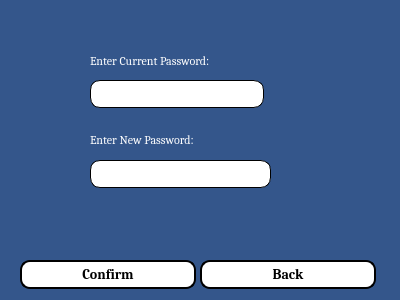
<?xml version="1.0" encoding="UTF-8"?>
<ui version="4.0">
 <class>changepword</class>
 <widget class="QDialog" name="changepword">
  <property name="geometry">
   <rect>
    <x>0</x>
    <y>0</y>
    <width>400</width>
    <height>300</height>
   </rect>
  </property>
  <property name="windowTitle">
   <string>Change Password</string>
  </property>
  <property name="styleSheet">
   <string notr="true">*{
font-family:cambria;
}
QWidget{
background-color:#34568B;
}
QPushButton{
  background-color: white;
    border-style: outset;
    border-width: 2px;
    border-radius: 10px;
    color:black;
    font: bold 14px;
    min-width: 10em;
    padding: 6px;
}
QLineEdit{
  background-color: white;
    border-style: outset;
    border-width: 1px;
    border-radius: 10px;
     color:black;
    font: 14px;
    min-width: 10em;
    padding: 6px;
}
QDateEdit{
  background-color: white;
    border-style: outset;
    border-width: 1px;
    border-radius: 10px;
     color:black;
    font: 14px;
    min-width: 10em;
    padding: 6px;
}
QRadioButton{
 background-color: white;
    border-style: outset;
    border-width: 1px;
    border-radius: 10px;
    color:black;
    font: bold 14px;
    min-width: 10em;
    padding: 6px;

}
QLabel{
color:white;
}
QPushButton:hover{
background-color:black;
color:white;
  border-style: outset;
    border-width: 0px;
    border-radius: 10px;
}
</string>
  </property>
  <widget class="QLabel" name="label">
   <property name="geometry">
    <rect>
     <x>90</x>
     <y>40</y>
     <width>161</width>
     <height>41</height>
    </rect>
   </property>
   <property name="text">
    <string>Enter Current Password:</string>
   </property>
  </widget>
  <widget class="QLineEdit" name="lineEdit">
   <property name="geometry">
    <rect>
     <x>90</x>
     <y>80</y>
     <width>174</width>
     <height>28</height>
    </rect>
   </property>
   <property name="echoMode">
    <enum>QLineEdit::Password</enum>
   </property>
  </widget>
  <widget class="QLabel" name="label_2">
   <property name="geometry">
    <rect>
     <x>90</x>
     <y>130</y>
     <width>151</width>
     <height>20</height>
    </rect>
   </property>
   <property name="text">
    <string>Enter New Password:</string>
   </property>
  </widget>
  <widget class="QLineEdit" name="lineEdit_2">
   <property name="geometry">
    <rect>
     <x>90</x>
     <y>160</y>
     <width>181</width>
     <height>28</height>
    </rect>
   </property>
   <property name="echoMode">
    <enum>QLineEdit::Password</enum>
   </property>
  </widget>
  <widget class="QPushButton" name="pushButton">
   <property name="geometry">
    <rect>
     <x>20</x>
     <y>260</y>
     <width>176</width>
     <height>29</height>
    </rect>
   </property>
   <property name="text">
    <string>Confirm</string>
   </property>
  </widget>
  <widget class="QPushButton" name="pushButton_2">
   <property name="geometry">
    <rect>
     <x>200</x>
     <y>260</y>
     <width>176</width>
     <height>29</height>
    </rect>
   </property>
   <property name="text">
    <string>Back</string>
   </property>
  </widget>
 </widget>
 <resources/>
 <connections/>
</ui>
